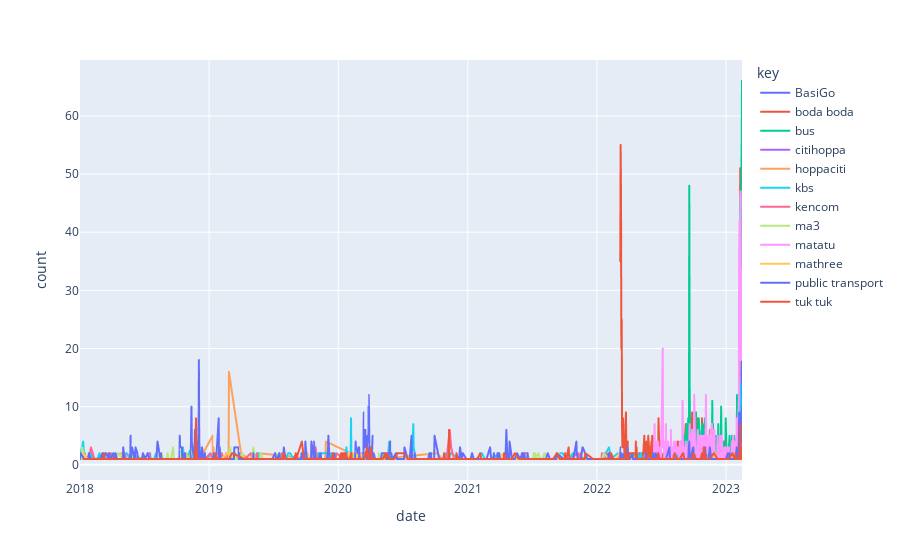

The cell this chart's notebook holds for it:
### Code cell
# plot the number of tweets per day
import plotly.express as px

# count of tweets per day
df['date'] = pd.to_datetime(df['Datetime']).dt.date

# create a new dataframe with the count of tweets per day
df_count = df.groupby(['key','date']).size().reset_index(name='count')
fig = px.line(df_count, x="date", y="count", color='key')
fig.show()

### Figure 1 — Plotly figure (JSON) as saved in the notebook; plotly's stock layout.template omitted (floating-point values rounded to 4 significant figures; data arrays with more than 128 entries replaced by an {"elided": "..."} marker saying what was removed)
{"data": [{"hovertemplate": "key=BasiGo<br>date=%{x}<br>count=%{y}<extra></extra>", "legendgroup": "BasiGo", "line": {"color": "#636efa", "dash": "solid"}, "marker": {"symbol": "circle"}, "mode": "lines", "name": "BasiGo", "showlegend": true, "type": "scattergl", "x": ["2022-03-09", "2022-03-31", "2022-04-11", "2022-10-05", "2022-10-20", "2022-10-21", "2022-11-08", "2022-11-24", "2023-01-25", "2023-01-31", "2023-02-06", "2023-02-07", "2023-02-09", "2023-02-10", "2023-02-13", "2023-02-14", "2023-02-15"], "xaxis": "x", "y": [2, 1, 1, 1, 1, 1, 1, 1, 2, 1, 1, 8, 1, 2, 4, 20, 15], "yaxis": "y"}, {"hovertemplate": "key=boda boda<br>date=%{x}<br>count=%{y}<extra></extra>", "legendgroup": "boda boda", "line": {"color": "#EF553B", "dash": "solid"}, "marker": {"symbol": "circle"}, "mode": "lines", "name": "boda boda", "showlegend": true, "type": "scattergl", "x": {"elided": "250 str values"}, "xaxis": "x", "y": {"elided": "250 int values"}, "yaxis": "y"}, {"hovertemplate": "key=bus<br>date=%{x}<br>count=%{y}<extra></extra>", "legendgroup": "bus", "line": {"color": "#00cc96", "dash": "solid"}, "marker": {"symbol": "circle"}, "mode": "lines", "name": "bus", "showlegend": true, "type": "scattergl", "x": {"elided": "166 str values"}, "xaxis": "x", "y": {"elided": "166 int values"}, "yaxis": "y"}, {"hovertemplate": "key=citihoppa<br>date=%{x}<br>count=%{y}<extra></extra>", "legendgroup": "citihoppa", "line": {"color": "#ab63fa", "dash": "solid"}, "marker": {"symbol": "circle"}, "mode": "lines", "name": "citihoppa", "showlegend": true, "type": "scattergl", "x": ["2018-01-09", "2019-01-10", "2019-01-12", "2019-07-05", "2021-03-10", "2021-03-15", "2022-06-26", "2022-11-17", "2022-12-09"], "xaxis": "x", "y": [1, 1, 1, 1, 1, 1, 1, 1, 1], "yaxis": "y"}, {"hovertemplate": "key=hoppaciti<br>date=%{x}<br>count=%{y}<extra></extra>", "legendgroup": "hoppaciti", "line": {"color": "#FFA15A", "dash": "solid"}, "marker": {"symbol": "circle"}, "mode": "lines", "name": "hoppaciti", "showlegend": true, "type": "scattergl", "x": ["2018-01-27", "2018-02-12", "2018-05-02", "2018-07-03", "2018-12-02", "2018-12-03", "2018-12-06", "2019-01-11", "2019-01-12", "2019-01-13", "2019-01-14", "2019-01-17", "2019-01-25", "2019-02-25", "2019-02-26", "2019-04-01", "2019-04-23", "2019-04-25", "2019-05-21", "2019-10-22", "2019-11-21", "2019-11-25", "2019-11-27", "2020-03-10", "2020-03-17", "2020-03-23", "2020-04-28", "2020-10-07", "2020-10-21", "2021-03-15", "2021-08-18", "2022-03-09", "2022-05-31", "2022-09-23"], "xaxis": "x", "y": [1, 1, 2, 1, 1, 1, 1, 5, 1, 3, 1, 1, 2, 1, 16, 2, 1, 1, 2, 1, 1, 1, 4, 1, 2, 1, 1, 2, 1, 1, 1, 1, 1, 1], "yaxis": "y"}, {"hovertemplate": "key=kbs<br>date=%{x}<br>count=%{y}<extra></extra>", "legendgroup": "kbs", "line": {"color": "#19d3f3", "dash": "solid"}, "marker": {"symbol": "circle"}, "mode": "lines", "name": "kbs", "showlegend": true, "type": "scattergl", "x": {"elided": "318 str values"}, "xaxis": "x", "y": {"elided": "318 int values"}, "yaxis": "y"}, {"hovertemplate": "key=kencom<br>date=%{x}<br>count=%{y}<extra></extra>", "legendgroup": "kencom", "line": {"color": "#FF6692", "dash": "solid"}, "marker": {"symbol": "circle"}, "mode": "lines", "name": "kencom", "showlegend": true, "type": "scattergl", "x": {"elided": "276 str values"}, "xaxis": "x", "y": {"elided": "276 int values"}, "yaxis": "y"}, {"hovertemplate": "key=ma3<br>date=%{x}<br>count=%{y}<extra></extra>", "legendgroup": "ma3", "line": {"color": "#B6E880", "dash": "solid"}, "marker": {"symbol": "circle"}, "mode": "lines", "name": "ma3", "showlegend": true, "type": "scattergl", "x": {"elided": "323 str values"}, "xaxis": "x", "y": {"elided": "323 int values"}, "yaxis": "y"}, {"hovertemplate": "key=matatu<br>date=%{x}<br>count=%{y}<extra></extra>", "legendgroup": "matatu", "line": {"color": "#FF97FF", "dash": "solid"}, "marker": {"symbol": "circle"}, "mode": "lines", "name": "matatu", "showlegend": true, "type": "scattergl", "x": {"elided": "235 str values"}, "xaxis": "x", "y": {"elided": "235 int values"}, "yaxis": "y"}, {"hovertemplate": "key=mathree<br>date=%{x}<br>count=%{y}<extra></extra>", "legendgroup": "mathree", "line": {"color": "#FECB52", "dash": "solid"}, "marker": {"symbol": "circle"}, "mode": "lines", "name": "mathree", "showlegend": true, "type": "scattergl", "x": {"elided": "196 str values"}, "xaxis": "x", "y": {"elided": "196 int values"}, "yaxis": "y"}, {"hovertemplate": "key=public transport<br>date=%{x}<br>count=%{y}<extra></extra>", "legendgroup": "public transport", "line": {"color": "#636efa", "dash": "solid"}, "marker": {"symbol": "circle"}, "mode": "lines", "name": "public transport", "showlegend": true, "type": "scattergl", "x": {"elided": "569 str values"}, "xaxis": "x", "y": {"elided": "569 int values"}, "yaxis": "y"}, {"hovertemplate": "key=tuk tuk<br>date=%{x}<br>count=%{y}<extra></extra>", "legendgroup": "tuk tuk", "line": {"color": "#EF553B", "dash": "solid"}, "marker": {"symbol": "circle"}, "mode": "lines", "name": "tuk tuk", "showlegend": true, "type": "scattergl", "x": {"elided": "334 str values"}, "xaxis": "x", "y": {"elided": "334 int values"}, "yaxis": "y"}], "layout": {"legend": {"title": {"text": "key"}, "tracegroupgap": 0}, "margin": {"t": 60}, "xaxis": {"anchor": "y", "domain": [0, 1], "title": {"text": "date"}}, "yaxis": {"anchor": "x", "domain": [0, 1], "title": {"text": "count"}}}}
